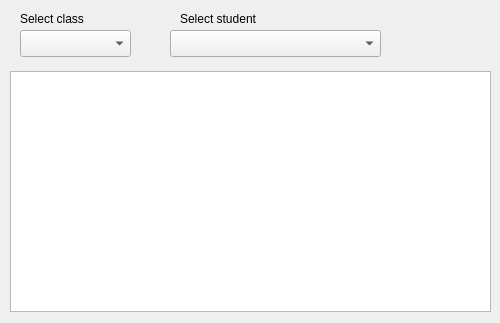
<?xml version="1.0" encoding="UTF-8"?>
<ui version="4.0">
 <class>StudentInfo</class>
 <widget class="QDialog" name="StudentInfo">
  <property name="geometry">
   <rect>
    <x>0</x>
    <y>0</y>
    <width>500</width>
    <height>323</height>
   </rect>
  </property>
  <property name="windowTitle">
   <string>Dialog</string>
  </property>
  <widget class="QComboBox" name="comboBox">
   <property name="geometry">
    <rect>
     <x>20</x>
     <y>30</y>
     <width>111</width>
     <height>27</height>
    </rect>
   </property>
  </widget>
  <widget class="QLabel" name="label">
   <property name="geometry">
    <rect>
     <x>20</x>
     <y>10</y>
     <width>121</width>
     <height>17</height>
    </rect>
   </property>
   <property name="text">
    <string>Select class</string>
   </property>
  </widget>
  <widget class="QLabel" name="label_2">
   <property name="geometry">
    <rect>
     <x>180</x>
     <y>10</y>
     <width>171</width>
     <height>17</height>
    </rect>
   </property>
   <property name="text">
    <string>Select student</string>
   </property>
  </widget>
  <widget class="QComboBox" name="student_comboBox">
   <property name="geometry">
    <rect>
     <x>170</x>
     <y>30</y>
     <width>211</width>
     <height>27</height>
    </rect>
   </property>
  </widget>
  <widget class="QTableView" name="tableView">
   <property name="geometry">
    <rect>
     <x>10</x>
     <y>71</y>
     <width>481</width>
     <height>241</height>
    </rect>
   </property>
  </widget>
 </widget>
 <resources/>
 <connections/>
</ui>
